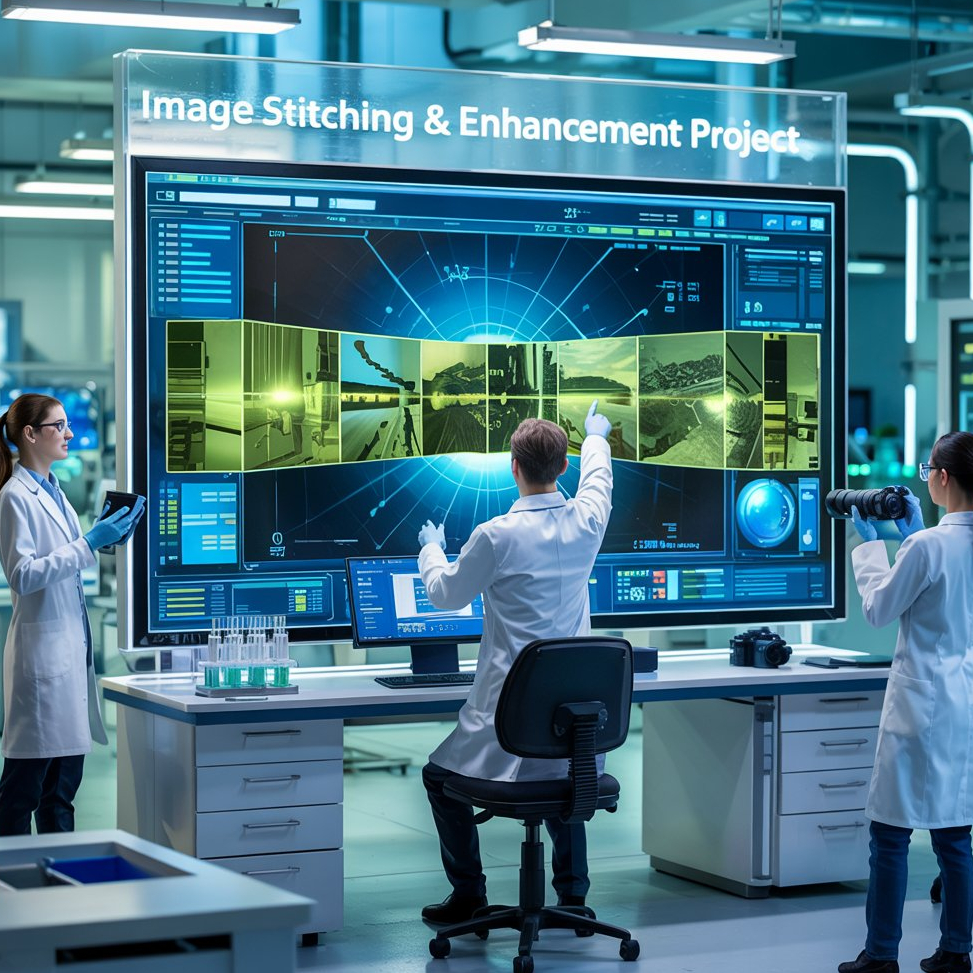
#> input picture a-digital-illustration-of-a-team-of-rese_CPR6XTysT3Wu43rwZqESoA_YYdMzuw-SFKYog88dAsuGg-fotor-2025040714309.jpg, 973 x 973 px, given as the content of the folder /content/drive/MyDrive/abc, which was not available
$ jupyter execute 'Image_stiching&enhancement.ipynb'   (text cells are left out)
#> lines starting #> are read from the running program, lines starting #| are printed output that depends on the picture; pictures that were not available may be replaced by others from this repository, and a replacement may not be noted
[cell 1]
import cv2
import numpy as np
import os
import time
import torch
from torchvision import transforms
from PIL import Image
import matplotlib.pyplot as plt
from models.network_swinir import SwinIR
from warnings import filterwarnings
filterwarnings('ignore')

[cell 2]
class ImageStitcher:
    def __init__(self, image_folder, target_width=800, max_dimension=32000):
        self.image_folder = image_folder
        self.target_width = target_width
        self.max_dimension = max_dimension  # Maximum allowed dimension
        self.images = []
        self.load_images()

    def load_images(self):
        """Load and resize images to consistent dimensions"""
        extensions = ['.bmp', '.jpg', '.png', '.tif']
        for filename in sorted(os.listdir(self.image_folder)):
            if os.path.splitext(filename)[1].lower() in extensions:
                img = cv2.imread(os.path.join(self.image_folder, filename))
#> img is the input picture: shape (973, 973, 3); mean B, G, R 135.3, 119.4, 73.1
                if img is not None:
                    aspect_ratio = img.shape[1] / img.shape[0]
#> aspect_ratio = 1
                    target_height = int(self.target_width / aspect_ratio)
#> target_height = 800
                    img = cv2.resize(img, (self.target_width, target_height))
#> img: shape (800, 800, 3)
                    img = cv2.convertScaleAbs(img, alpha=1.2, beta=0)
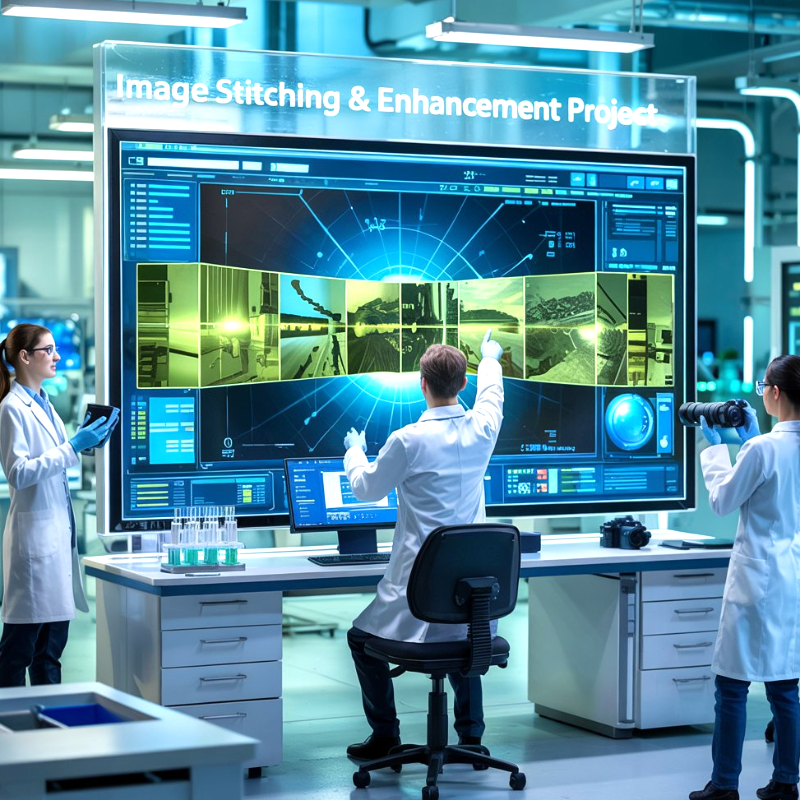
#> img: shape (800, 800, 3); mean B, G, R 159.1, 141.2, 86.6
                    self.images.append(img)
        return self.images

    # [71 lines left out: functions scale_panorama, enhance_features, match_features, not called in this run]

    def stitch_images_sequential(self):
        """Stitch images sequentially with improved size management"""
        if not self.images:
            return None

        start_time = time.time()
        print(f"Total images to process: {len(self.images)}")
#| Total images to process: 1
        result = self.images[0]

        # Track panorama size
        total_width = result.shape[1]
#> total_width = 800
        max_height = result.shape[0]
#> max_height = 800

        for i in range(1, len(self.images)):
            print(f"\nProcessing image {i}/{len(self.images)-1}")

            # Check if current panorama needs scaling
            if total_width > self.max_dimension * 0.8 or max_height > self.max_dimension * 0.8:
                print("Scaling down panorama to prevent size issues...")
                result = self.scale_panorama(result, self.max_dimension * 0.8)
                total_width = result.shape[1]
                max_height = result.shape[0]

            current_img = self.images[i]
            src_pts, dst_pts, matches = self.match_features(result, current_img, debug=True)

            if src_pts is None:
                print(f"Retrying image {i} with adjusted parameters...")
                if i < len(self.images) - 1:
                    src_pts, dst_pts, matches = self.match_features(current_img, self.images[i+1], debug=True)
                    if src_pts is not None:
                        result = current_img
                        total_width = result.shape[1]
                        max_height = max(max_height, result.shape[0])
                        continue
                print(f"Skipping image {i} - could not find matches")
                continue

            try:
                # Find homography
                H, mask = cv2.findHomography(src_pts, dst_pts, cv2.RANSAC, 5.0)

                if H is None:
                    print(f"Skipping image {i} - invalid homography")
                    continue

                # Calculate new dimensions
                h1, w1 = result.shape[:2]
                h2, w2 = current_img.shape[:2]
                corners = np.float32([[0, 0], [0, h1], [w1, h1], [w1, 0]]).reshape(-1, 1, 2)
                warped_corners = cv2.perspectiveTransform(corners, H)

                [x_min, y_min] = np.int32(warped_corners.min(axis=0).ravel())
                [x_max, y_max] = np.int32(warped_corners.max(axis=0).ravel())

                x_min = min(x_min, 0)
                y_min = min(y_min, 0)

                w_pano = max(x_max, w2) - x_min
                h_pano = max(y_max, h2) - y_min

                # Check if dimensions exceed limits
                if w_pano > self.max_dimension or h_pano > self.max_dimension:
                    scale = min(self.max_dimension / w_pano, self.max_dimension / h_pano) * 0.95  # 5% margin
                    w_pano = int(w_pano * scale)
                    h_pano = int(h_pano * scale)

                    # Scale the current result and image
                    result = cv2.resize(result, None, fx=scale, fy=scale)
                    current_img = cv2.resize(current_img, None, fx=scale, fy=scale)

                    # Recalculate homography with scaled points
                    src_pts *= scale
                    dst_pts *= scale
                    H, _ = cv2.findHomography(src_pts, dst_pts, cv2.RANSAC, 5.0)

                # Create translation matrix
                translation = np.array([
                    [1, 0, -x_min],
                    [0, 1, -y_min],
                    [0, 0, 1]
                ])

                H_final = translation.dot(H)
                warped_img = cv2.warpPerspective(result, H_final, (w_pano, h_pano))

                # Update the current image position
                y_offset = max(0, -y_min)
                x_offset = max(0, -x_min)
                y_end = min(y_offset + current_img.shape[0], h_pano)
                x_end = min(x_offset + current_img.shape[1], w_pano)

                if y_end > y_offset and x_end > x_offset:
                    warped_img[y_offset:y_end, x_offset:x_end] = current_img[:y_end-y_offset, :x_end-x_offset]

                result = warped_img
                total_width = result.shape[1]
                max_height = max(max_height, result.shape[0])
                print(f"Successfully stitched image {i}")

            except Exception as e:
                print(f"Error processing image {i}: {str(e)}")
                continue
#> this loop made 0 passes
#> after the loop, max_height = 800

        end_time = time.time()
        print(f"Total processing time: {end_time - start_time:.2f} seconds")
        return result

def main():
    folder_path = "/content/drive/MyDrive/abc"
    stitcher = ImageStitcher(folder_path, target_width=800, max_dimension=32000)
    panorama = stitcher.stitch_images_sequential()

    if panorama is not None:
        output_path = ("/content/panorama_result.jpg")
        cv2.imwrite(output_path, panorama, [cv2.IMWRITE_JPEG_QUALITY, 90])
        print(f"Panorama saved as: {output_path}")
    else:
        print("Failed to create panorama")

if __name__ == "__main__":
    main()

[cell 3]
def crop_with_predefined_rules(image, top_percent=0.008, bottom_percent=0.008, left_percent=0.001, right_percent=0.00):
    """
    Crop the image based on predefined percentages.

    :param image: Input image as a numpy array.
    :param top_percent: Percentage to crop from the top.
    :param bottom_percent: Percentage to crop from the bottom.
    :param left_percent: Percentage to crop from the left.
    :param right_percent: Percentage to crop from the right.
    :return: Cropped image.
    """
#> called with top_percent = 0.1, bottom_percent = 0.1, left_percent = 0.1, right_percent = 0.1
    height, width = image.shape[:2]
#> height = 973; width = 973

    # Calculate the cropping dimensions
    top = int(height * top_percent)
#> top = 97
    bottom = int(height * bottom_percent)
#> bottom = 97
    left = int(width * left_percent)
#> left = 97
    right = int(width * right_percent)
#> right = 97

    # Crop the image
    cropped_image = image[top:height-bottom, left:width-right]
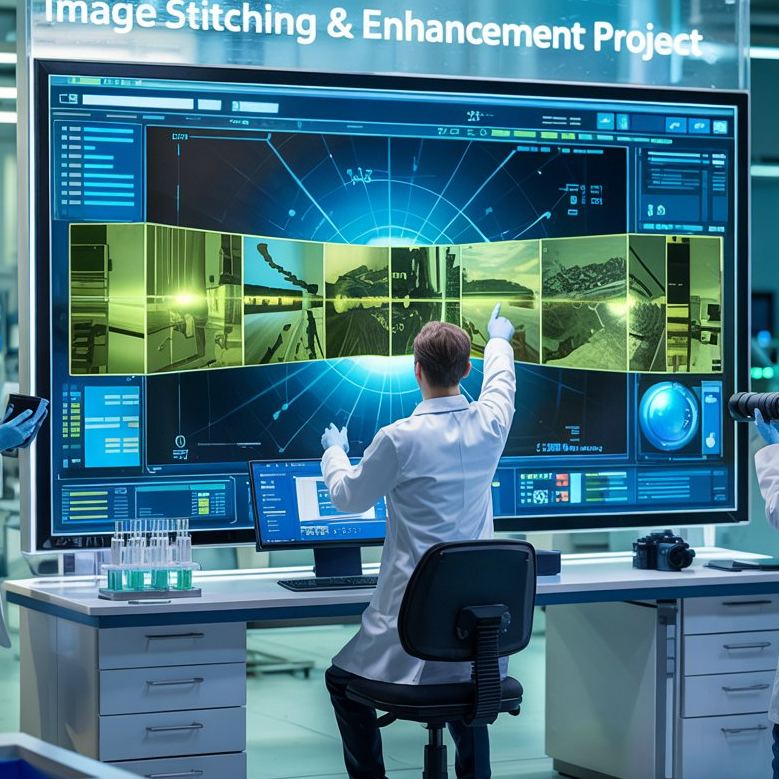
#> cropped_image: shape (779, 779, 3); mean B, G, R 131.1, 116.7, 69.7
    return cropped_image

# Load an example image
image_path = "/content/panorama_results.jpg"  # Replace with your image path
output_path_cropped = "/content/cropped_image.jpg"
image = cv2.imread(image_path)

# Crop the image using predefined rules
cropped_image = crop_with_predefined_rules(image, top_percent=0.1, bottom_percent=0.1, left_percent=0.1, right_percent=0.1)

# Save and display the cropped image
cv2.imwrite(output_path_cropped, cropped_image)
print(f"Cropped image saved to {output_path_cropped}")

[cell 4]
# Define the model loading function
def load_pretrained_swinir_model(task="realSR", scale=2, model_path=None):
    """
    Load a pre-trained SwinIR model.

    Args:
        task (str): Task type ("realSR", "classicalSR", "denoise", etc.).
        scale (int): Upscaling factor for super-resolution.
        model_path (str): Path to the pre-trained weights.

    Returns:
        model: SwinIR model with loaded weights.
    """
    # Set model parameters based on the task
    if task == "realSR":
        embed_dim = 180
        depths = [6, 6, 6, 6, 6, 6]
        num_heads = [6, 6, 6, 6, 6, 6]
        window_size = 8
        mlp_ratio = 2
        upsampler = "nearest+conv"  # Recommended upsampler for realSR
    elif task == "classicalSR":
        embed_dim = 96
        depths = [6, 6, 6, 6]
        num_heads = [6, 6, 6, 6]
        window_size = 7
        mlp_ratio = 4
        upsampler = "pixelshuffle"
    elif task == "denoise":
        embed_dim = 64
        depths = [6, 6, 6, 6]
        num_heads = [6, 6, 6, 6]
        window_size = 7
        mlp_ratio = 2
        upsampler = None  # Denoising doesn't require upsampling
    else:
        raise ValueError(f"Unsupported task: {task}")

    # Initialize the SwinIR model
    model = SwinIR(
        upscale=scale,
        img_size=64,
        window_size=window_size,
        in_chans=3,
        img_range=1.0,
        embed_dim=embed_dim,
        depths=depths,
        num_heads=num_heads,
        mlp_ratio=mlp_ratio,
        upsampler=upsampler,
        resi_connection="1conv"
    )

    # Load pre-trained weights
    if model_path:
        state_dict = torch.load(model_path, map_location="cuda")
        if "params" in state_dict:  # Handle nested keys
            state_dict = state_dict["params"]
        elif "params_ema" in state_dict:
            state_dict = state_dict["params_ema"]
        model.load_state_dict(state_dict, strict=True)
    else:
        raise FileNotFoundError("Model path not provided or incorrect.")

    model.eval()  # Set model to evaluation mode
    return model


# Image enhancement function
# [29 lines left out: function enhance_image, not called in this run]


# Main execution block
def main():
    # Define paths and parameters
    image_path = output_path_cropped  # Replace with your image path
    model_path = "/content/drive/MyDrive/003_realSR_BSRGAN_DFO_s64w8_SwinIR-M_x2_GAN-with-dict-keys-params-and-params_ema.pth"  # Replace with your model path
    task = "realSR"  # Choose task: "realSR", "classicalSR", "denoise", etc.
    scale = 2  # Scale factor for super-resolution
    output_path = "/content/enhanced_image.jpg"

    # Load the SwinIR model with pre-trained weights
    model = load_pretrained_swinir_model(task=task, scale=scale, model_path=model_path)

    # Enhance the image
    input_img, enhanced_img = enhance_image(image_path, model)

    # Display the results
    plt.figure(figsize=(12, 6))
    plt.subplot(1, 2, 1)
    plt.title("Original Image")
    plt.imshow(input_img)
    plt.axis("off")

    plt.subplot(1, 2, 2)
    plt.title("Enhanced Image")
    plt.imshow(enhanced_img)
    plt.axis("off")

    plt.show()

    output_path = "/content/enhanced_image.jpg"
    enhanced_img.save(output_path)
    print(f"Enhanced image saved to {output_path}")


if __name__ == "__main__":
    main()
#> (the call stopped at in load_pretrained_swinir_model, `model = SwinIR( upscale=scale, img_size=64, window_size=window_size, i..`: models is not available in this run)

$ run again, on enhanced_image (2).jpg
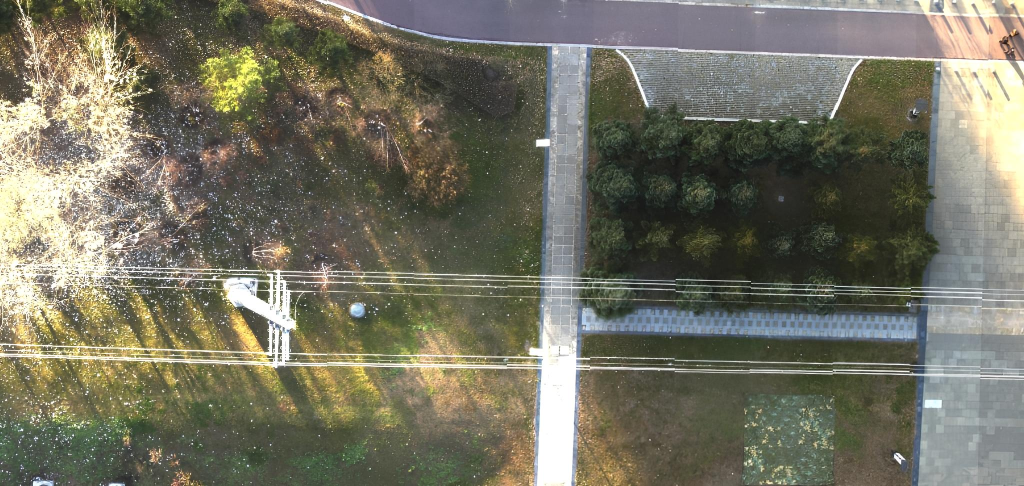
#> input picture enhanced_image (2).jpg, 2048 x 972 px, given as the content of the folder /content/drive/MyDrive/abc, which was not available (shown at 1/2 size)
#> in load_images, img is the input picture: shape (972, 2048, 3); mean B, G, R 98.1, 114.3, 115.8
#> in load_images, `img = cv2.convertScaleAbs(img, alpha=1.2, beta=0)`:
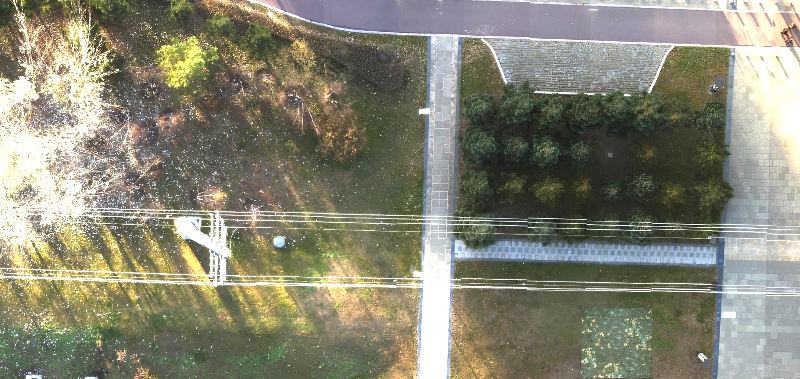
#> img: shape (379, 800, 3); mean B, G, R 116.3, 134.1, 135.2
#| Total images to process: 1
#> after the loop in stitch_images_sequential, `for i in range(1, len(self.images)):`: max_height = 379
#> in crop_with_predefined_rules, `cropped_image = image[top:height-bottom, left:width-right]`:
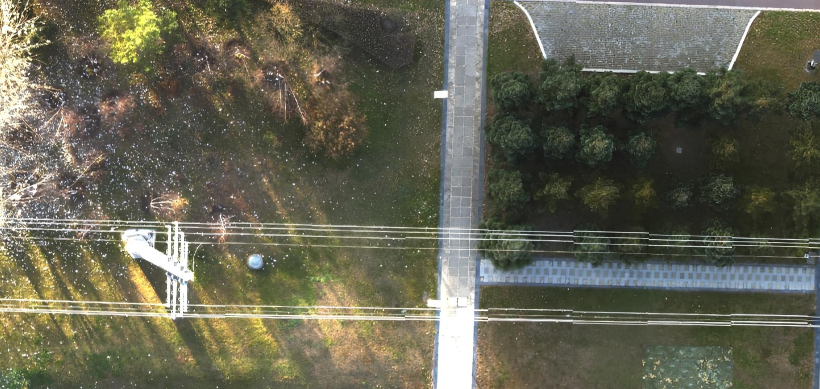
#> cropped_image: shape (778, 1640, 3) (shown at 1/2 size); mean B, G, R 83.4, 100.4, 101
